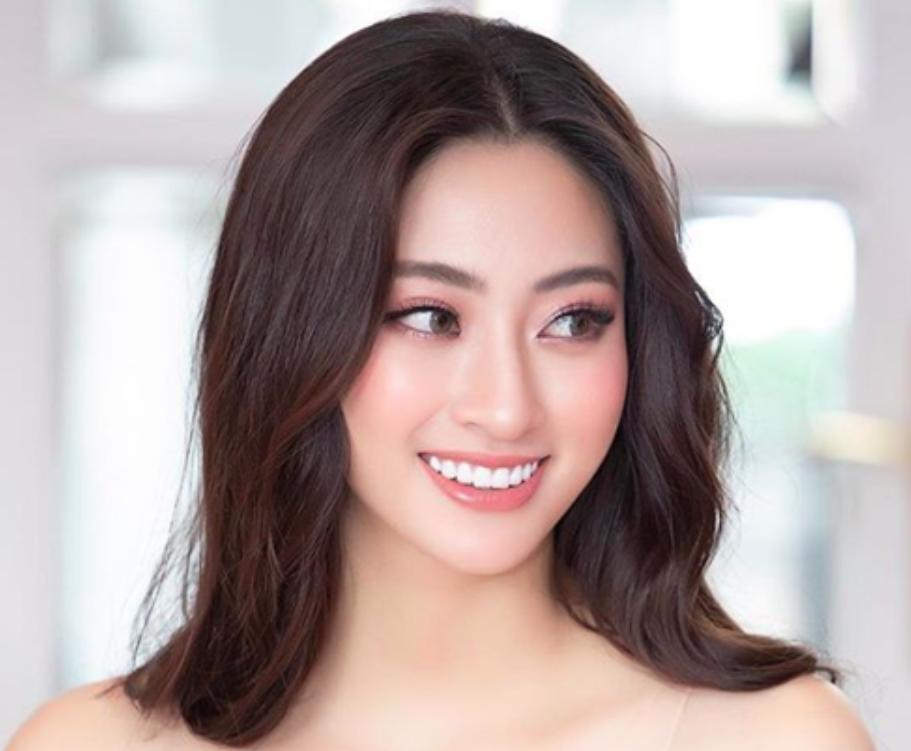
#> input picture dsastudents/input/thuylinh.jpeg, 911 x 751 px, found by its file name
$ jupyter execute --allow-errors huffman_student.ipynb   (shell and % lines are left out)
#> lines starting #> are read from the running program, lines starting #| are printed output that depends on the picture; after the words box and inside, x2 and y2 are one past the last pixel; in counts of white or black regions, pixels touching at a corner belong together
# 1. Prepare DSA's Framework

[cell 1]
################################################################################
# Change the current directory
# Steps:
# (1) REPLACE "dsaframework" with your student's id
# (2) RUN this cell
################################################################################

%cd /content/1952893

# 2. Install additional libs for exercises/homeworks

# 3. Create and load data

[cell 2]
################################################################################
# RUN THIS CELL
################################################################################

import numpy as np
import matplotlib.pyplot as plt
from matplotlib.colors import NoNorm
import cv2

def checkerboard(bx=10, by=10, nbx=2, nby=2, white=255):
    zeros = np.zeros((bx,by), dtype=np.uint8)
    ones = white*np.ones((bx,by), dtype=np.uint8)
    sub1 = np.concatenate((zeros, ones), axis=1)
    sub2 = np.concatenate((ones, zeros), axis=1)
    block = np.concatenate((sub1, sub2), axis=0)
    image = np.tile(block, (nbx, nby))
    return image
def gen_image(nrows=50, ncols=50):
    image = np.random.randint(0, 255, (nrows, ncols), dtype=np.uint8)
    return image

image = cv2.cvtColor(cv2.imread('input/thuylinh.jpeg', 1), cv2.COLOR_BGR2RGB)
print('image shape:', image.shape)
#| image shape: (751, 911, 3)
plt.axis('off')
plt.imshow(image, cmap='gray', norm=NoNorm())
plt.show()

image = cv2.cvtColor(cv2.imread('input/tieuvi.jpeg', 1), cv2.COLOR_BGR2RGB)
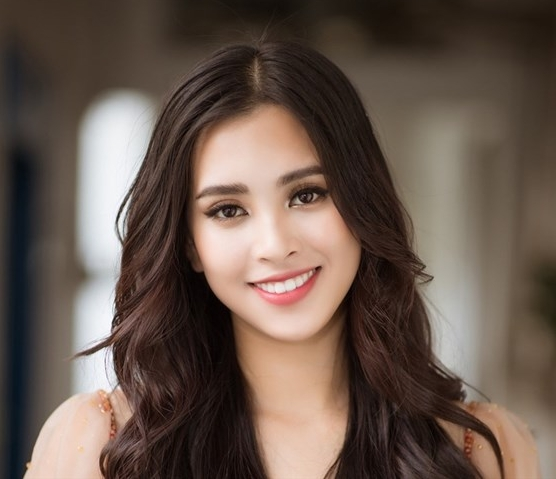
#> input picture dsastudents/input/tieuvi.jpeg, 556 x 479 px, found by its file name
#> image: shape (479, 556, 3)
print('image shape:', image.shape)
#| image shape: (479, 556, 3)
plt.axis('off')
plt.imshow(image, cmap='gray', norm=NoNorm())
plt.show()

image = checkerboard(bx=20, by=20, nbx=1, nby=1, white=127)
print('image shape:', image.shape)
plt.axis('off')
plt.imshow(image, cmap='gray', norm=NoNorm())
plt.show()
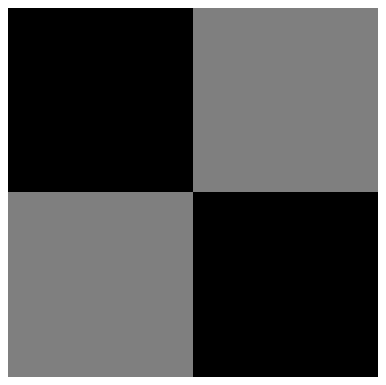
#> figure drawn by matplotlib, 1 panel
cv2.imwrite('input/board1.png', image)
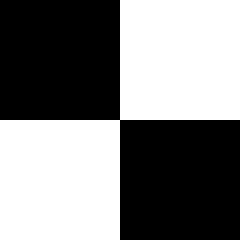
#> saved as board1.png: shape (40, 40) (shown 6 times larger); values 0 (black) and 127 (white), 50% white; 1 white region, box (x1, y1, x2, y2) and area: (0, 0, 40, 40) 800

image = checkerboard(bx=20, by=20, nbx=2, nby=2, white=255)
print('image shape:', image.shape)
plt.axis('off')
plt.imshow(image, cmap='gray', norm=NoNorm())
plt.show()
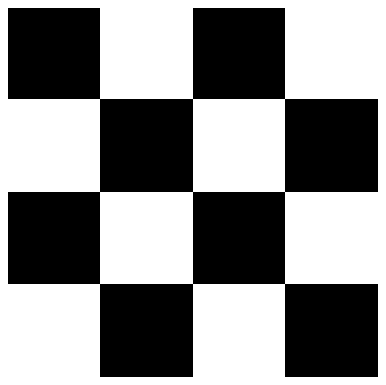
#> figure drawn by matplotlib, 1 panel
cv2.imwrite('input/board2.png', image)
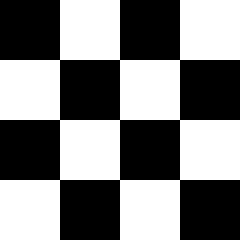
#> saved as board2.png: shape (80, 80) (shown 3 times larger); 50% white; 1 white region, box (x1, y1, x2, y2) and area: (0, 0, 80, 80) 3200

image = gen_image(nrows=50, ncols=50)
print('image shape:', image.shape)
plt.axis('off')
plt.imshow(image, cmap='gray', norm=NoNorm())
plt.show()
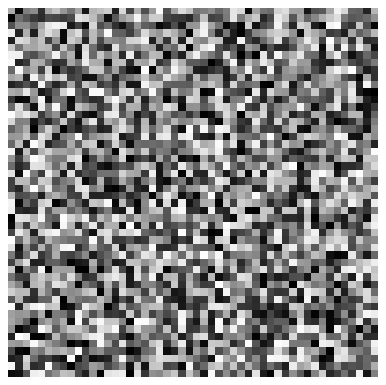
#> figure drawn by matplotlib, 1 panel
cv2.imwrite('input/board3.png', image)
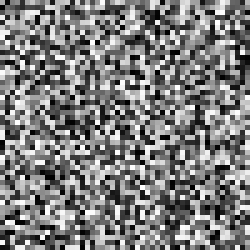
#> saved as board3.png: shape (50, 50) (shown 5 times larger); min 0, max 254, mean 125.3
